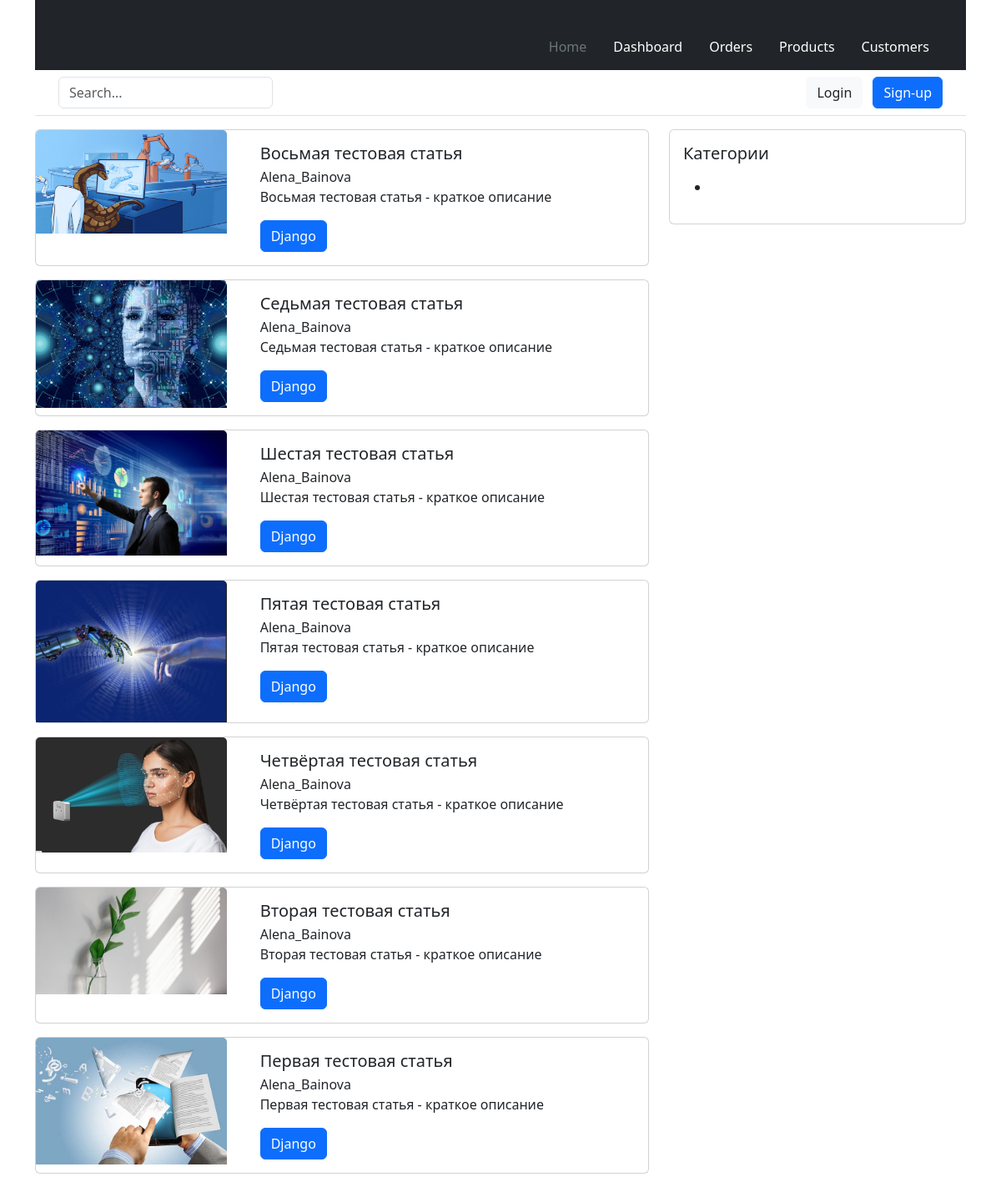
Screenshot of /category/django/ with the database file from the repository.
### modules/blog/models.py (models this page shows, shortened)
class Article(models.Model):
    class ArticleManager(models.Manager):
        def all(self):
            return self.get_queryset().select_related('author', 'category').filter(status='published')
    STATUS_OPTIONS = (
        ('published', 'Опубликовано'),
        ('draft', 'Черновик')
    )
    title = models.CharField(verbose_name='Заголовок', max_length=255)
    slug = models.SlugField(verbose_name='URL', max_length=255, blank=True, unique=True)
    short_description = models.TextField(verbose_name='Краткое описание', max_length=500)
    full_description = models.TextField(verbose_name='Полное описание')
    thumbnail = models.ImageField(
        verbose_name='Превью поста',
        blank=True,
        upload_to='images/thumbnails/%Y/%m/%d/',
        validators=[FileExtensionValidator(allowed_extensions=('png', 'jpg', 'webp', 'jpeg', 'gif'))]
    )
    status = models.CharField(choices=STATUS_OPTIONS, default='published', verbose_name='Статус поста', max_length=10)
    time_create = models.DateTimeField(auto_now_add=True, verbose_name='Время добавления')
    time_update = models.DateTimeField(auto_now=True, verbose_name='Время обновления')
    author = models.ForeignKey(to=User, verbose_name='Автор', on_delete=models.SET_DEFAULT, related_name='author_posts', default=1)
    updater = models.ForeignKey(to=User, verbose_name='Обновил', on_delete=models.SET_NULL, null=True, related_name='updater_posts', blank=True)
    fixed = models.BooleanField(verbose_name='Зафиксировано', default=False)
    category = TreeForeignKey('Category', on_delete=models.PROTECT, related_name='articles', verbose_name='Категория')
    objects = ArticleManager()
    class Meta:
        db_table = 'app_articles'
        ordering = ['-fixed', '-time_create']
        indexes = [models.Index(fields=['-fixed', '-time_create', 'status'])]
        verbose_name = 'Статью'
        verbose_name_plural = 'Статей'

class Category(MPTTModel):
    title = models.CharField(max_length=255, verbose_name='Название категории')
    slug = models.SlugField(max_length=255, verbose_name='URL категории', blank=True)
    description = models.TextField(verbose_name='Описание категории', max_length=300)
    parent = TreeForeignKey(
        'self',
        on_delete=models.CASCADE,
        null=True,
        blank=True,
        db_index=True,
        related_name='children',
        verbose_name='Родительская категория'
    )
    class MPTTMeta:
        order_insertion_by = ('title',)
    class Meta:
        verbose_name = 'Категория'
        verbose_name_plural = 'Категории'
        db_table = 'app_categories'

### modules/blog/views.py (the view)
# urls.py: path('category/<str:slug>/', ArticleByCategoryListView.as_view(), name="articles_by_category"),
class ArticleByCategoryListView(ListView):
    model = Article
    template_name = 'blog/articles_list.html'
    context_object_name = 'articles'
    category = None
    def get_queryset(self):
        self.category = Category.objects.get(slug=self.kwargs['slug'])
        queryset = Article.objects.all().filter(category__slug=self.category.slug)
        return queryset
    def get_context_data(self, **kwargs):
        context = super().get_context_data(**kwargs)
        context['title'] = f'Статьи из категории: {self.category.title}'
        return context

### templates/blog/articles_list.html
{% extends 'main.html' %}
{% block content %}
    {% for article in articles %}
    <div class="card mb-3">
        <div class="row">
            <div class="col-4">
                <img src="{{ article.thumbnail.url }}" class="card-img-top" alt="{{ article.title }}">
            </div>
            <div class="col-8">
                <div class="card-body">
                    <h5 class="card-title">{{ article.title }}</h5>
                    <div class="card-subtitle">{{ article.author.username }}</div>
                    <p class="card-text">{{ article.short_description }}</p>
                    <a href="{% url 'articles_by_category' article.category.slug %}" class="btn btn-primary">{{ article.category.title }}</a>
                  </div>
                </div>
            </div>
      </div>
    {% endfor %}
{% endblock %}

### rows the page displays
Article: thumbnail (picture), title "Восьмая тестовая статья", author.username "Alena_Bainova", short_description "Восьмая тестовая статья - краткое описание", category "Django"
Article: thumbnail (picture), title "Седьмая тестовая статья", author.username "Alena_Bainova", short_description "Седьмая тестовая статья - краткое описание", category "Django"
Article: thumbnail (picture), title "Шестая тестовая статья", author.username "Alena_Bainova", short_description "Шестая тестовая статья - краткое описание", category "Django"
Article: thumbnail (picture), title "Пятая тестовая статья", author.username "Alena_Bainova", short_description "Пятая тестовая статья - краткое описание", category "Django"
Article: thumbnail (picture), title "Четвёртая тестовая статья", author.username "Alena_Bainova", short_description "Четвёртая тестовая статья - краткое описание", category "Django"
Article: thumbnail (picture), title "Вторая тестовая статья", author.username "Alena_Bainova", short_description "Вторая тестовая статья - краткое описание", category "Django"
Article: thumbnail (picture), title "Первая тестовая статья", author.username "Alena_Bainova", short_description "Первая тестовая статья - краткое описание", category "Django"
